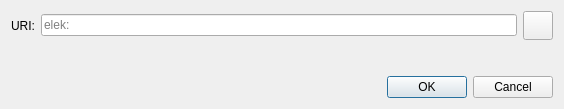
<?xml version="1.0" encoding="UTF-8"?>
<ui version="4.0">
 <class>OpenURIDialog</class>
 <widget class="QDialog" name="OpenURIDialog">
  <property name="geometry">
   <rect>
    <x>0</x>
    <y>0</y>
    <width>564</width>
    <height>109</height>
   </rect>
  </property>
  <property name="windowTitle">
   <string>Open elektron URI</string>
  </property>
  <layout class="QVBoxLayout" name="verticalLayout">
   <item>
    <layout class="QHBoxLayout" name="horizontalLayout">
     <item>
      <widget class="QLabel" name="label">
       <property name="text">
        <string>URI:</string>
       </property>
      </widget>
     </item>
     <item>
      <widget class="QValidatedLineEdit" name="uriEdit">
       <property name="placeholderText">
        <string notr="true">elek:</string>
       </property>
      </widget>
     </item>
     <item>
      <widget class="QToolButton" name="pasteButton">
       <property name="toolTip">
        <string extracomment="Tooltip text for button that allows you to paste an address that is in your clipboard.">Paste address from clipboard</string>
       </property>
       <property name="text">
        <string/>
       </property>
       <property name="icon">
        <iconset resource="../bitcoin.qrc">
         <normaloff>:/icons/editpaste</normaloff>:/icons/editpaste
        </iconset>
       </property>
       <property name="iconSize">
        <size>
         <width>22</width>
         <height>22</height>
        </size>
       </property>
      </widget>
     </item>
    </layout>
   </item>
   <item>
    <spacer name="verticalSpacer">
     <property name="orientation">
      <enum>Qt::Vertical</enum>
     </property>
     <property name="sizeHint" stdset="0">
      <size>
       <width>20</width>
       <height>40</height>
      </size>
     </property>
    </spacer>
   </item>
   <item>
    <widget class="QDialogButtonBox" name="buttonBox">
     <property name="orientation">
      <enum>Qt::Horizontal</enum>
     </property>
     <property name="standardButtons">
      <set>QDialogButtonBox::Cancel|QDialogButtonBox::Ok</set>
     </property>
    </widget>
   </item>
  </layout>
 </widget>
 <customwidgets>
  <customwidget>
   <class>QValidatedLineEdit</class>
   <extends>QLineEdit</extends>
   <header>qt/qvalidatedlineedit.h</header>
  </customwidget>
 </customwidgets>
 <resources/>
 <connections>
  <connection>
   <sender>buttonBox</sender>
   <signal>accepted()</signal>
   <receiver>OpenURIDialog</receiver>
   <slot>accept()</slot>
   <hints>
    <hint type="sourcelabel">
     <x>248</x>
     <y>254</y>
    </hint>
    <hint type="destinationlabel">
     <x>157</x>
     <y>274</y>
    </hint>
   </hints>
  </connection>
  <connection>
   <sender>buttonBox</sender>
   <signal>rejected()</signal>
   <receiver>OpenURIDialog</receiver>
   <slot>reject()</slot>
   <hints>
    <hint type="sourcelabel">
     <x>316</x>
     <y>260</y>
    </hint>
    <hint type="destinationlabel">
     <x>286</x>
     <y>274</y>
    </hint>
   </hints>
  </connection>
 </connections>
</ui>
